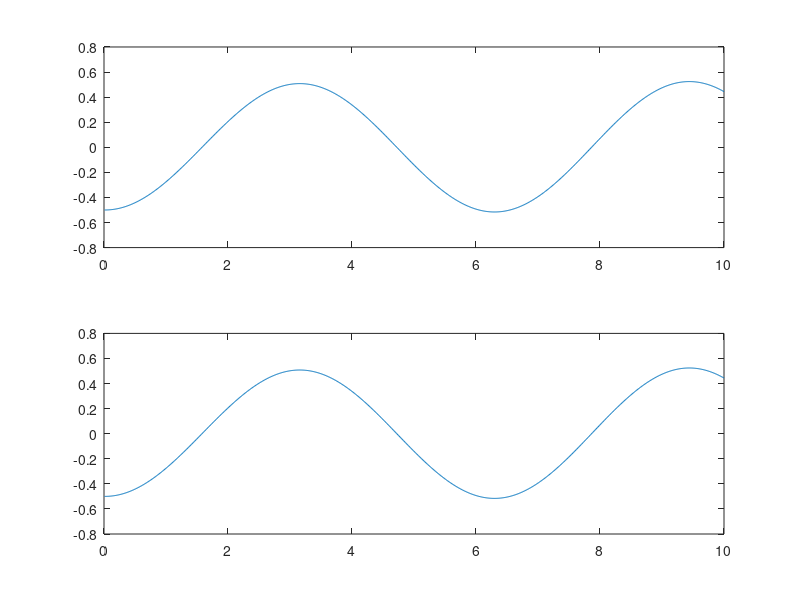

Here is the MATLAB script that generated this plot:

k=1;
DIS(1)=-0.5;
SPEED(1)=0;
m=1;
dt=0.01;
dd=-k/m*dt;
 
for i=2:1000
    
    SPEED(i)=SPEED(i-1)+dd*DIS(i-1);  
    DIS(i)=DIS(i-1)+dt*SPEED(i-1);
    

end

t=dt:dt:10;
subplot(2,1,1);
plot(t,DIS);    
    
t=dt:dt:10;
subplot(2,1,2);
plot(t,DIS);
    
fprintf('y(4) = %.8f\n',DIS(400));
fprintf('y''(4) = %.8f\n',DIS(400));